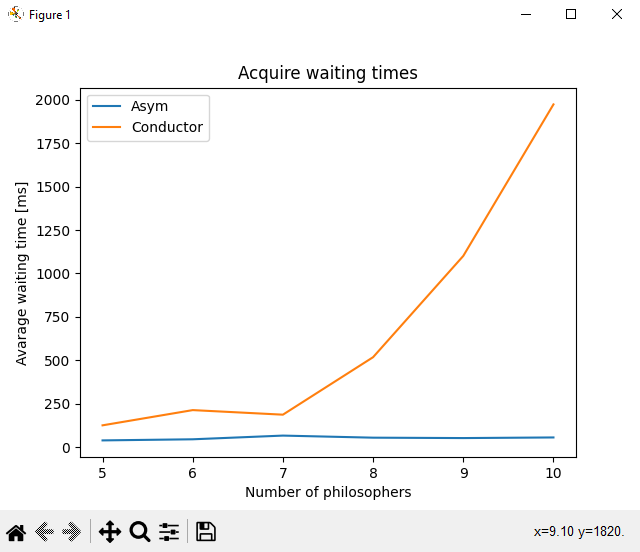

Reproduce this figure in Python.
import pandas as pd
import matplotlib.pyplot as plt

df = pd.read_csv(r'times.csv')

grouped = df.groupby('method')

df_asym = grouped.get_group('Asym')
df_conductor = grouped.get_group('Conductor')

df_asym_mean = df_asym.groupby('no_philosophers')['time'].mean().reset_index()
df_conductor_mean = df_conductor.groupby('no_philosophers')['time'].mean().reset_index()

plt.plot(df_asym_mean['no_philosophers'], df_asym_mean['time'], label='Asym')
plt.plot(df_conductor_mean['no_philosophers'], df_conductor_mean['time'], label='Conductor')

plt.xlabel('Number of philosophers')
plt.ylabel('Avarage waiting time [ms]')
plt.title('Acquire waiting times')
plt.legend()
plt.show()
